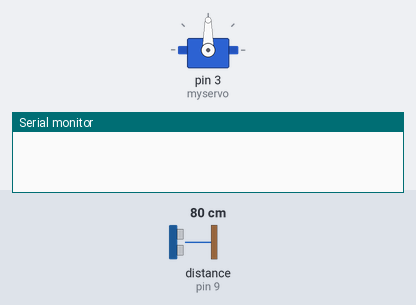
This sketch was run on a simulated Arduino Uno, built with avr-gcc and run on an emulated ATmega328P. On the bench: servo, the last lines printed to the serial monitor. The test bench sets the inputs (shaded band); at power-on: distance to the obstacle (sensor on pin 9) 80 cm. The echo pulse lasts 58.3 µs per cm.

Above: at 0.1 s.
At 3.95 s:
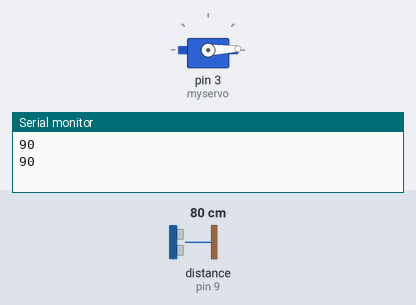
4.3 s: distance to the obstacle (sensor on pin 9) set to 2 cm
7.3 s: distance to the obstacle (sensor on pin 9) set to 120 cm
At 10.51 s:
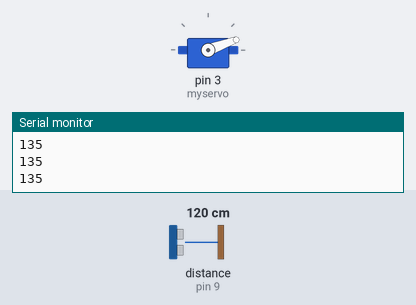
Timing chart, 0 to 28.3 s (numbered marks = the images above; inputs shaded):
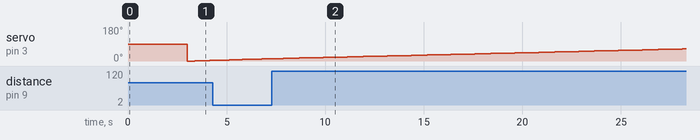

The sketch:

arduino_file_serial_connection.ino
```cpp
#include <Servo.h>
#include <NewPing.h>

#define TRIGGER_PIN  12
#define ECHO_PIN     9
#define MAX_DISTANCE 200

NewPing sonar(TRIGGER_PIN, ECHO_PIN, MAX_DISTANCE);
Servo myservo;

int pos = 0;
int it = 10;

void setup() {
  myservo.attach(3);
  Serial.begin(9600);
  delay(3000);
}

void loop() {
  int i = 0;
  int t = 0;
  int a = 0;

  for (i = 0; i < 180; i ++)
  {
    unsigned int uS = sonar.ping();
    myservo.write(i);
    delay(20);
    for (t = 0; t < it; t++)
    {
      uS = sonar.ping();
      a = uS/US_ROUNDTRIP_CM + a;
      delay(30);
    }

    a = a / (it-1);
    t = 0;

    Serial.println(a);
    a = 0;
  }

}
```
